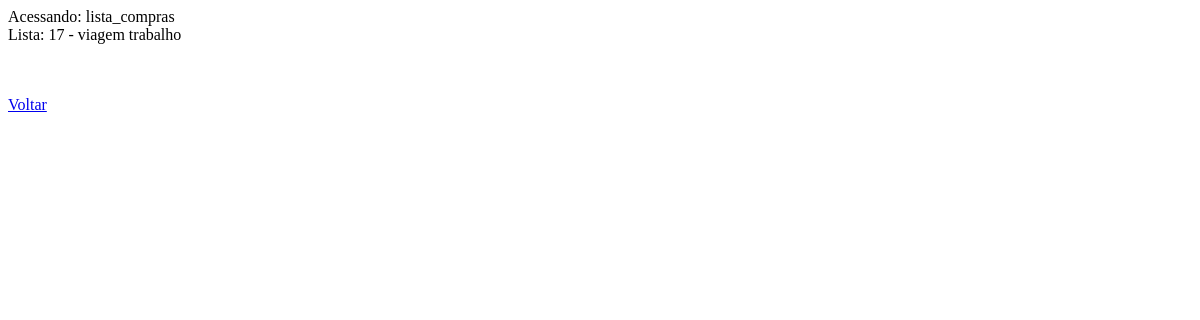
Page /phpbd/listaitem.php?lista=17&nome=viagem trabalho on the earlier database version.
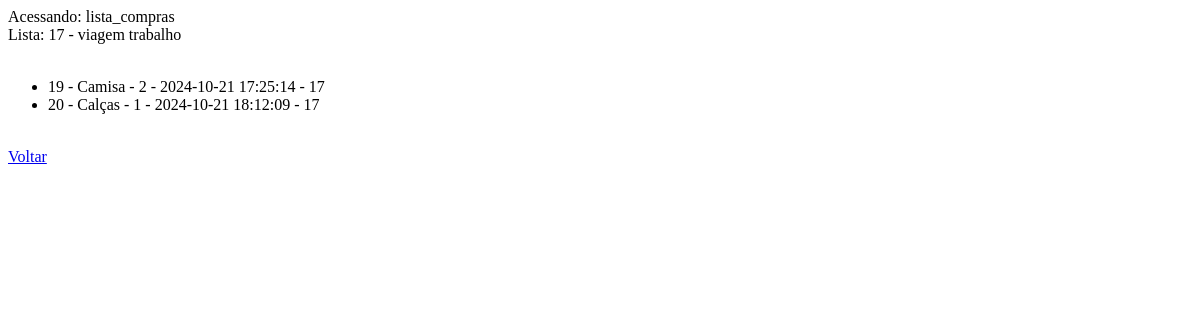
Same page on the later database version.
### tables this page shows
CREATE TABLE `item` (
  `codigo` int(11) NOT NULL COMMENT 'Código do Item',
  `datahora` timestamp NOT NULL DEFAULT current_timestamp() COMMENT 'Data e Hora que item foi incluída',
  `descricao` varchar(250) NOT NULL COMMENT 'Descrição do Item',
  `quantidade` float(12,2) NOT NULL DEFAULT 1.00 COMMENT 'Quantidade para compra do item',
  `codigo_lista` int(11) NOT NULL COMMENT 'Código da Lista que pertence o Item',
  `usuario_nome` varchar(40) NOT NULL
);

### phpbd/listaitem.php (the view, shortened to what this page needs)
<!DOCTYPE html>
<html lang="pt-br">
<head>
</head>
<body>
    <?php
       $db_servidor = "localhost";
       $db_nome = "lista_compras";
       $db_user = "root";
       $db_senha = "";
       if (isset($_GET["lista"])) {
            try {
                $conn = new PDO("mysql:host=$db_servidor;dbname=$db_nome",$db_user,$db_senha);
                $conn->setAttribute(PDO::ATTR_ERRMODE, PDO::ERRMODE_EXCEPTION);
                echo "Acessando: $db_nome<br>";
                echo "Lista: ".$_GET["lista"]." - ".$_GET["nome"]."<br>";
                $stmt = $conn->prepare("SELECT * FROM item where codigo_lista = ".$_GET["lista"]);
                $stmt->execute();
                echo "<br><ul>";
                foreach ($stmt as $linha) {
                echo "<li>";
                echo $linha["codigo"]." - ".$linha["descricao"]." - ".$linha["quantidade"]." - ".$linha["datahora"]." - ".$linha["codigo_lista"];
                echo "</li>";
                }
                echo "</ul>";
            } catch (PDOException $e) {
                echo "Erro ao conectar no Banco de Dados <br>".$e->getMessage();
            }
        } else {
            echo "Necessário informar código da lista";
        }
    ?>
    <br>
    <a href="index.php">Voltar</a>
</html>

Differences in the rows shown:
added item: codigo "19", descricao "Camisa", quantidade "2", datahora "2024-10-21 17:25:14", codigo_lista "17"
added item: codigo "20", descricao "Calças", quantidade "1", datahora "2024-10-21 18:12:09", codigo_lista "17"
